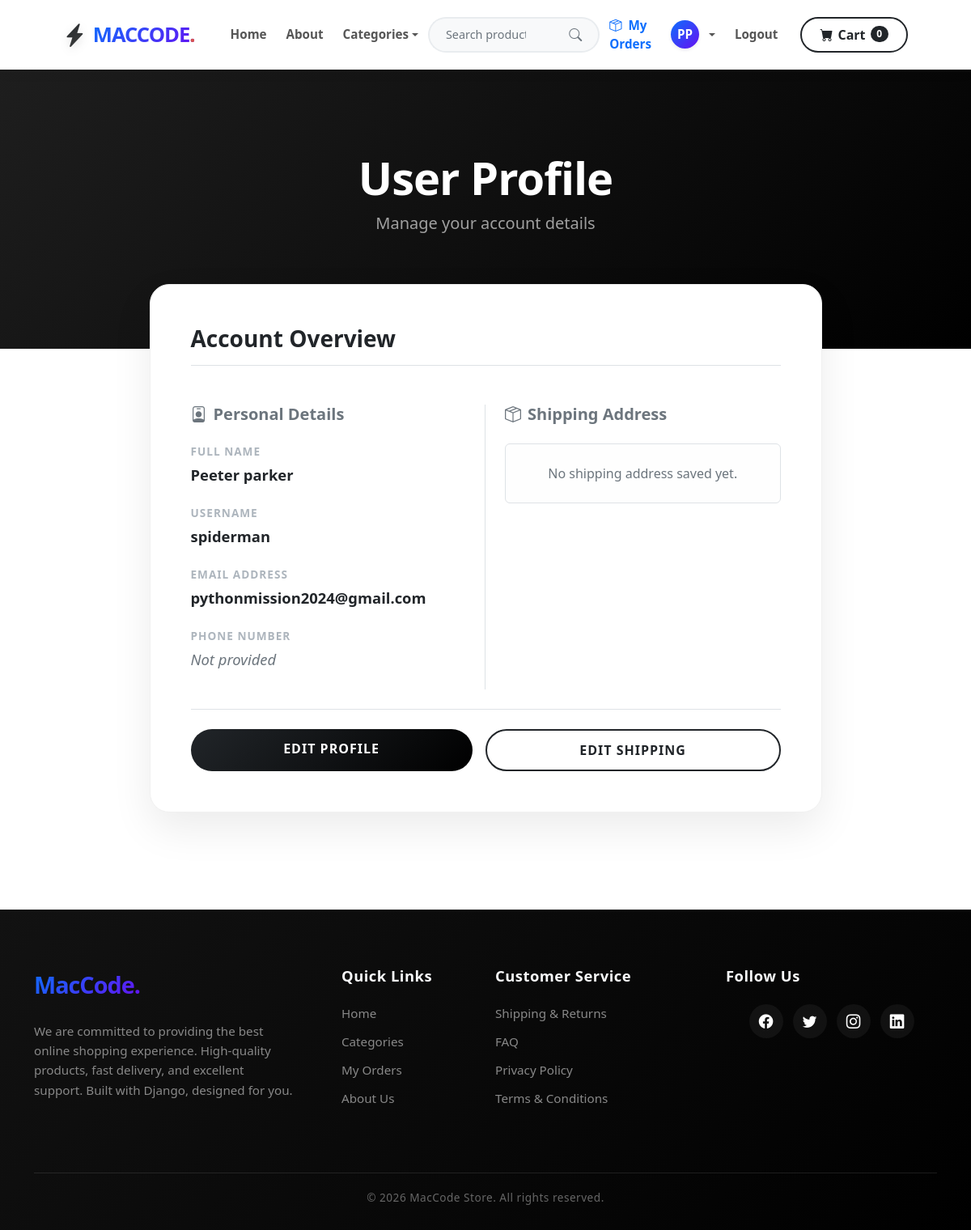
Before: /user_profile/ (signed in) with the older database file.
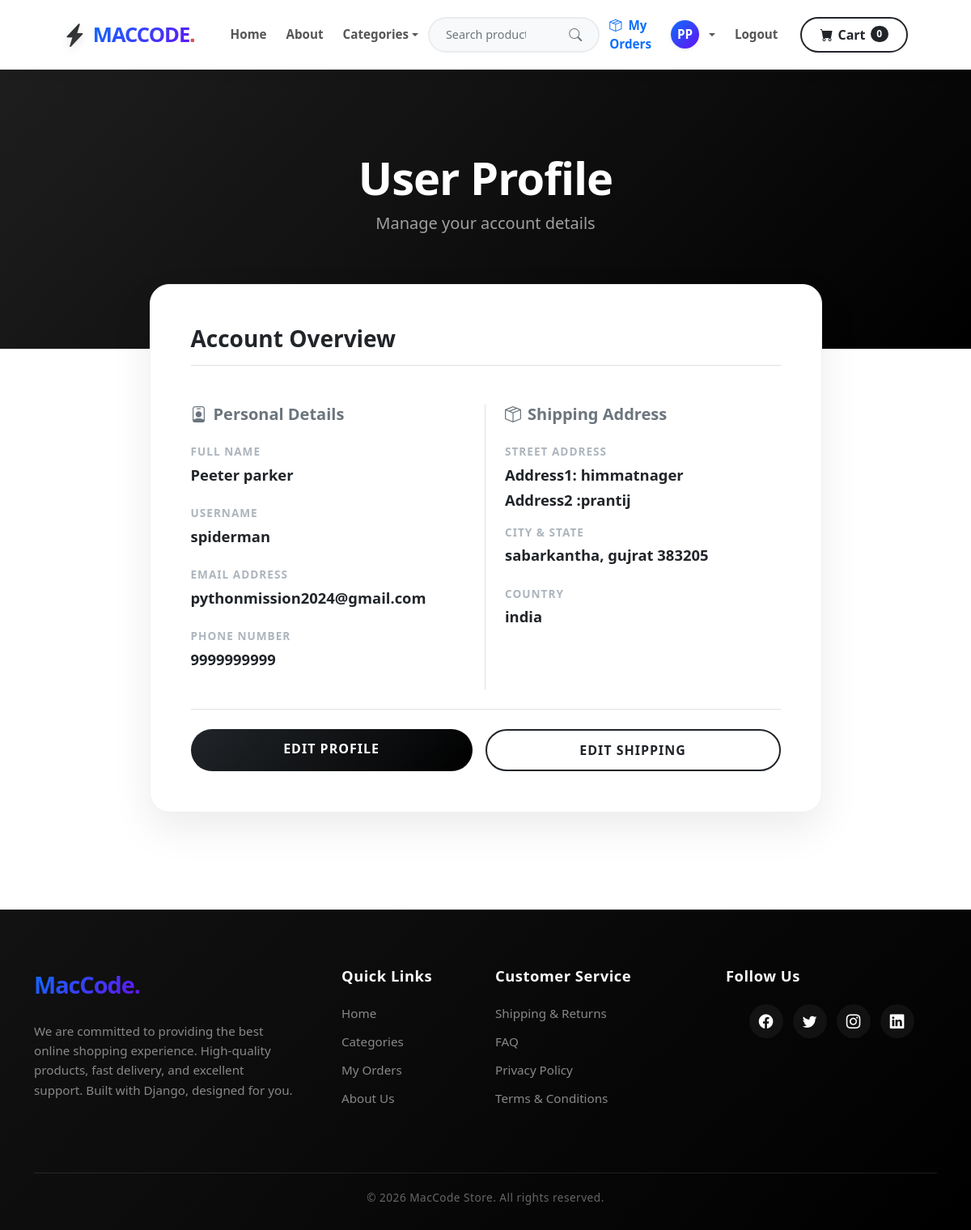
After: the same page with the newer database file.
### store/models.py (models this page shows, shortened)
class Profile(models.Model):
    user = models.OneToOneField(User, on_delete=models.CASCADE)
    phone = models.CharField(max_length=20, blank=True)
    address1 = models.CharField(max_length=200, blank=True)
    address2 = models.CharField(max_length=200, blank=True)
    city = models.CharField(max_length=200, blank=True)
    state = models.CharField(max_length=200, blank=True)
    zipcode = models.CharField(max_length=200, blank=True)
    country = models.CharField(max_length=200, blank=True)
    old_cart = models.CharField(max_length=2000, blank=True, null=True)

### store/views.py (the view)
# urls.py: path('user_profile/', views.user_profile, name='user_profile'),
def user_profile(request):
    if request.user.is_authenticated:
        current_profile, created = Profile.objects.get_or_create(user=request.user)
        return render(request, "user_profile.html", {"user_profile": current_profile})
    else:
        messages.error(request, "You Must Be Logged In To View That Page...")
        return redirect('login')

### cart/cart.py (called while the page is built)
    def __len__(self):
        return sum(int(item.get('qty', 0)) for item in self.cart.values())

### cart/context_processors.py (called while the page is built)
def cart(req):
    return {'cart':Cart(req)}

### store/templates/user_profile.html (shortened to what this page needs)
{% extends "base.html" %}
{% block content %}
<header class="profile-header text-center">
    <div class="container px-4 px-lg-5">
        <h1 class="display-4 text-white">User Profile</h1>
        <p class="lead fw-normal mb-0">Manage your account details</p>
    </div>
</header>
<div class="container pb-5">
    <div class="row justify-content-center">
        <div class="col-md-9">
            <div class="card premium-profile-card">
                <h3 class="fw-bold mb-4 text-dark border-bottom pb-3">Account Overview</h3>
                <div class="row mt-4">
                    <div class="col-md-6 border-end pe-4">
                        <h5 class="fw-bold mb-4 text-secondary"><i class="bi-person-badge me-2"></i>Personal Details</h5>
                        <div class="info-label">Full Name</div>
                        <div class="info-data">
                            {% if request.user.first_name %}
                                {{ request.user.first_name }} {{ request.user.last_name }}
                            {% else %}
                                <span class="text-muted fw-normal fst-italic">Not provided</span>
                            {% endif %}
                        </div>
                        <div class="info-label">Username</div>
                        <div class="info-data">{{ request.user.username }}</div>
                        <div class="info-label">Email Address</div>
                        <div class="info-data">
                            {% if request.user.email %}
                                {{ request.user.email }}
                            {% else %}
                                <span class="text-muted fw-normal fst-italic">Not provided</span>
                            {% endif %}
                        </div>
                        <div class="info-label">Phone Number</div>
                        <div class="info-data">
                            {% if user_profile.phone %}
                                {{ user_profile.phone }}
                            {% else %}
                                <span class="text-muted fw-normal fst-italic">Not provided</span>
                            {% endif %}
                        </div>
                    </div>
                    <div class="col-md-6 ps-4">
                        <h5 class="fw-bold mb-4 text-secondary"><i class="bi-box-seam me-2"></i>Shipping Address</h5>
                        {% if user_profile.address1 %}
                            <div class="info-label">Street Address</div>
                            <div class="info-data mb-1">Address1: {{ user_profile.address1 }}</div>
                            {% if user_profile.address2 %}
                                <div class="info-data mb-3">Address2 :{{ user_profile.address2 }}</div>
                            {% endif %}
                            <div class="info-label mt-3">City & State</div>
                            <div class="info-data">{{ user_profile.city }}, {{ user_profile.state }} {{ user_profile.zipcode }}</div>
                            <div class="info-label">Country</div>
                            <div class="info-data">{{ user_profile.country }}</div>
                        {% else %}
                            <div class="alert alert-light border text-center p-4 mt-3">
                                <p class="text-muted mb-0">No shipping address saved yet.</p>
                            </div>
                        {% endif %}
                    </div>
                </div>
                <div class="d-flex gap-3 mt-4 pt-4 border-top">
                    <a href="{% url 'update_user' %}" class="btn btn-premium flex-grow-1 text-center">
                        Edit Profile
                    </a>
                    <a href="{% url 'update_info' %}" class="btn btn-outline-premium flex-grow-1 text-center">
                        Edit Shipping
                    </a>
                </div>
            </div>
        </div>
    </div>
</div>
<br><br><br>
{% endblock %}

Changed rows visible on the page:
now on this page (row edited): Profile: phone "9999999999", address1 "himmatnager", address2 "prantij", city "sabarkantha", state "gujrat", zipcode "383205", country "india"
changed Profile: address1 empty → "himmatnager" (drawn); phone empty → "9999999999" (drawn)
Other visible differences:
text no longer shown: "Not provided No shipping address saved yet."
text now shown: "STREET ADDRESS Address1: Address2 : CITY & STATE , COUNTRY"
